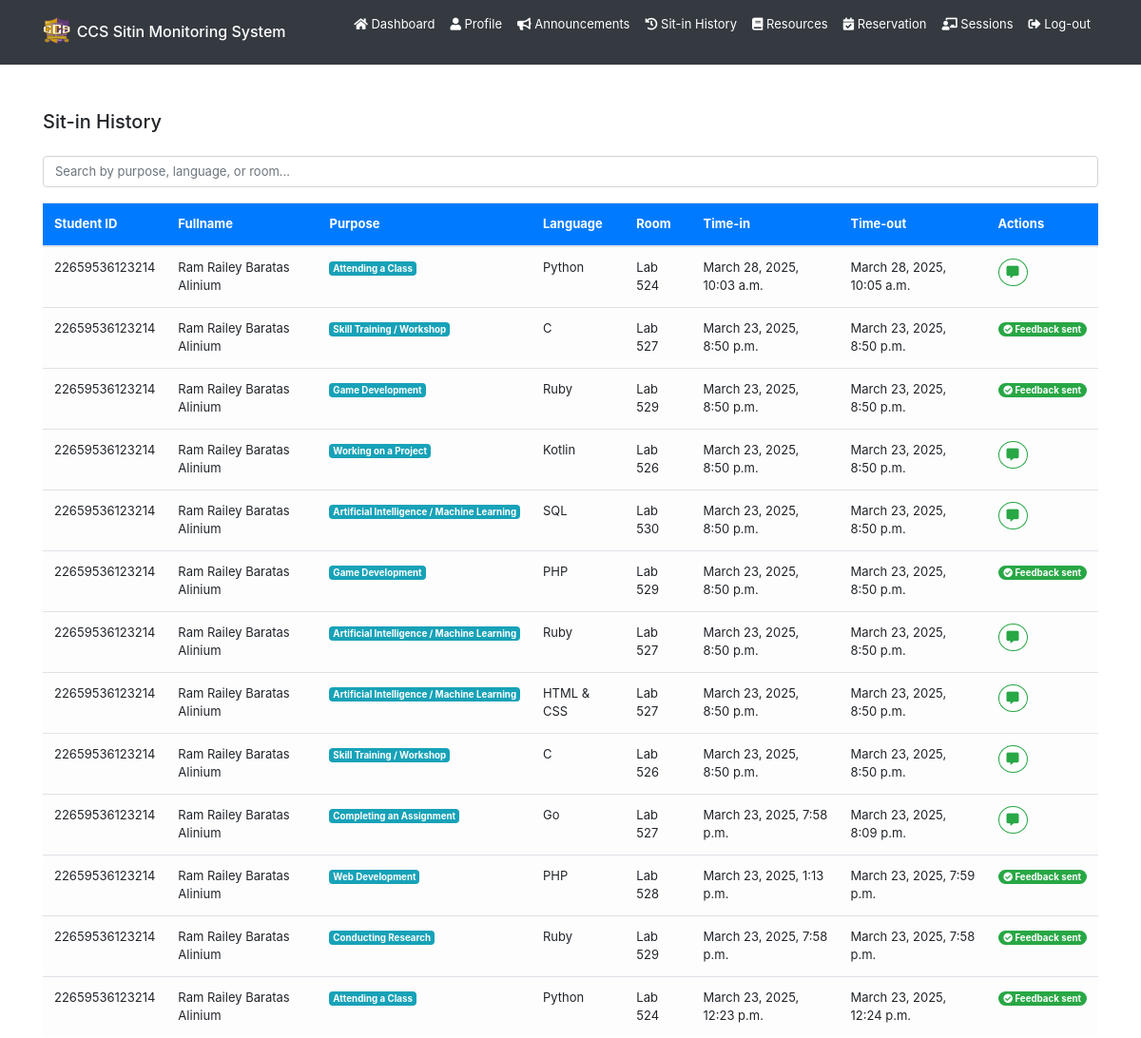
The app's page /sitin_history/ (signed in, upper part), older data.
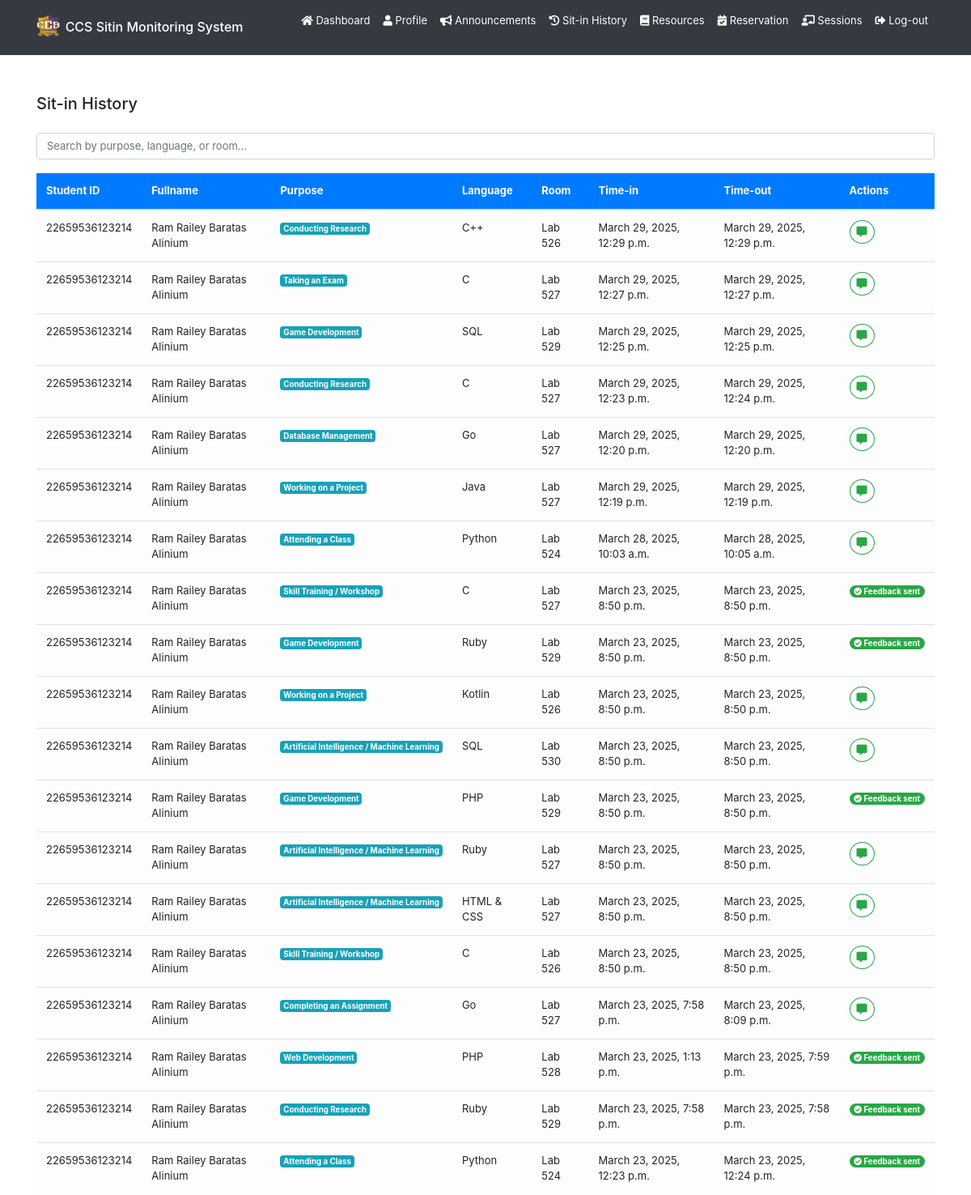
The same page, newer data.
### backend/models.py (models this page shows, shortened)
class Sitin(models.Model):
    purpose = models.CharField(max_length=255, choices=SITIN_PURPOSE_CHOICES, blank=True, null=True)
    programming_language = models.CharField(max_length=255, choices=PROGRAMMING_LANGUAGE_CHOICES, blank=True, null=True)
    lab_room = models.CharField(max_length=50, choices=LAB_ROOM_CHOICES, blank=True, null=True)
    sitin_details = models.TextField(blank=True, null=True)
    status = models.CharField(max_length=50, choices=SITIN_STATUS_CHOICES, default="none") # none, approved, denied
    sitin_date = models.DateTimeField(auto_now_add=True)
    logout_date = models.DateTimeField(null=True, blank=True)
    feedback = models.TextField(blank=True, null=True)
    survey = models.ForeignKey(SitinSurvey, blank=True, null=True, on_delete=models.CASCADE)
    user = models.ForeignKey(User, on_delete=models.CASCADE)

class Registration(models.Model):
    idno = models.IntegerField(primary_key=True)
    lastname = models.CharField(max_length=80, null=True, blank=True)
    firstname = models.CharField(max_length=80, null=True, blank=True)
    middlename = models.CharField(max_length=80, null=True, blank=True)
    course = models.CharField(max_length=80, choices=COURSE_CHOICES, null=True, blank=True)
    level = models.IntegerField(null=True, choices=LEVEL_CHOICES, blank=True)
    email = models.EmailField(max_length=80, null=True, blank=True)
    address = models.CharField(max_length=255, null=True, blank=True)
    sessions = models.IntegerField(default=30, null=True, blank=True)
    profilepicture_og = models.ImageField(upload_to="profiles/", default="profiles/default.jpg", blank=True, null=True)
    profilepicture_lg = models.ImageField(upload_to="profiles/", default="profiles/default_lg.jpg", blank=True, null=True)
    profilepicture_md = models.ImageField(upload_to="profiles/", default="profiles/default_md.jpg", blank=True, null=True)
    profilepicture_sm = models.ImageField(upload_to="profiles/", default="profiles/default_sm.jpg", blank=True, null=True)
    profiledescription = models.TextField(blank=True, null=True)
    username = models.OneToOneField(User, on_delete=models.CASCADE)

### backend/views.py (the view)
# urls.py: path('sitin_history/', views.sitin_history, name='user-sitin_history'),
@login_required
def sitin_history(request):
    if request.user.is_authenticated:
        sitin_history = Sitin.objects.filter(status='finished', user=request.user).order_by('-logout_date')
        paginator = Paginator(sitin_history, 25)
        page_number = request.GET.get('page')
        page_obj = paginator.get_page(page_number)
        return render(request, 'backend/pages/sitin_history.html', {'sitin_history': page_obj})
    return redirect('/')

### backend/templates/backend/pages/sitin_history.html (shortened to what this page needs)
{% extends 'backend/base.html' %}
{% block content %}
<div class="container mt-5" id="sitin-history">
    <h5 class="mb-4">Sit-in History</h5>
    <div class="mb-3">
        <input type="text" id="searchInput" class="form-control" placeholder="Search by purpose, language, or room...">
    </div>
    <div class="table-responsive d-flex flex-column">
        <table class="table table-hover align-middle">
            <thead class="bg-primary text-white">
                <tr>
                    <th>Student ID</th>
                    <th>Fullname</th>
                    <th>Purpose</th>
                    <th>Language</th>
                    <th>Room</th>
                    <th>Time-in</th>
                    <th>Time-out</th>
                    <th>Actions</th>
                </tr>
            </thead>
            <tbody class="table-light">
                {% if sitin_history %}
                {% for sitin in sitin_history %}
                <tr>
                    <td>{{ sitin.user.registration.idno }}</td>
                    <td>{{ sitin.user.registration.firstname }} {{ sitin.user.registration.middlename }} {{ sitin.user.registration.lastname }}</td>
                    <td><span class="badge bg-info text-white">{{ sitin.purpose }}</span></td>
                    <td>{{ sitin.programming_language }}</td>
                    <td>Lab {{ sitin.lab_room }}</td>
                    <td>{{ sitin.sitin_date }}</td>
                    <td>{{ sitin.logout_date }}</td>
                    {% if sitin.feedback %}
                    <td>
                        <span class="badge badge-pill badge-success badge-hover-outline"
                        style="cursor: not-allowed;">
                            <i class="fas fa-check-circle"></i> Feedback sent
                        </span>
                    </td>
                    {% else %}
                    <td>
                        <button class="btn btn-sm btn-outline-success rounded-circle feedback-btn"
                                title="Give feedback"
                                onclick="showFeedbackModal('{{ sitin.id }}')">
                            <i class="fas fa-comment-alt"></i>
                        </button>
                    </td>
                    {% endif %}
                </tr>
                {% endfor %}
                {% else %}
                <tr></tr>
                {% endif %}
            </tbody>
        </table>
    </div>
</div>
{% endblock %}

Row changes from the older to the newer data that the page shows:
added Sitin: user.registration.idno "22659536123214", user.registration.firstname "Ram Railey", user.registration.middlename "Baratas", user.registration.lastname "Alinium", purpose "Conducting Research", programming_language "C++", lab_room "526", sitin_date "March 29, 2025, 12:29 p.m.", logout_date "March 29, 2025, 12:29 p.m."
added Sitin: user.registration.idno "22659536123214", user.registration.firstname "Ram Railey", user.registration.middlename "Baratas", user.registration.lastname "Alinium", purpose "Taking an Exam", programming_language "C", lab_room "527", sitin_date "March 29, 2025, 12:27 p.m.", logout_date "March 29, 2025, 12:27 p.m."
added Sitin: user.registration.idno "22659536123214", user.registration.firstname "Ram Railey", user.registration.middlename "Baratas", user.registration.lastname "Alinium", purpose "Game Development", programming_language "SQL", lab_room "529", sitin_date "March 29, 2025, 12:25 p.m.", logout_date "March 29, 2025, 12:25 p.m."
added Sitin: user.registration.idno "22659536123214", user.registration.firstname "Ram Railey", user.registration.middlename "Baratas", user.registration.lastname "Alinium", purpose "Conducting Research", programming_language "C", lab_room "527", sitin_date "March 29, 2025, 12:23 p.m.", logout_date "March 29, 2025, 12:24 p.m."
added Sitin: user.registration.idno "22659536123214", user.registration.firstname "Ram Railey", user.registration.middlename "Baratas", user.registration.lastname "Alinium", purpose "Database Management", programming_language "Go", lab_room "527", sitin_date "March 29, 2025, 12:20 p.m.", logout_date "March 29, 2025, 12:20 p.m."
added Sitin: user.registration.idno "22659536123214", user.registration.firstname "Ram Railey", user.registration.middlename "Baratas", user.registration.lastname "Alinium", purpose "Working on a Project", programming_language "Java", lab_room "527", sitin_date "March 29, 2025, 12:19 p.m.", logout_date "March 29, 2025, 12:19 p.m."
